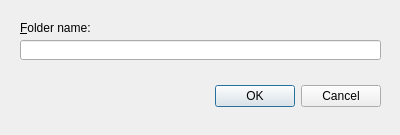
<?xml version="1.0" encoding="UTF-8"?>
<ui version="4.0">
 <class>CWizNewDialog</class>
 <widget class="QDialog" name="CWizNewDialog">
  <property name="geometry">
   <rect>
    <x>0</x>
    <y>0</y>
    <width>400</width>
    <height>135</height>
   </rect>
  </property>
  <property name="sizePolicy">
   <sizepolicy hsizetype="Preferred" vsizetype="Preferred">
    <horstretch>0</horstretch>
    <verstretch>0</verstretch>
   </sizepolicy>
  </property>
  <property name="windowTitle">
   <string>New Folder</string>
  </property>
  <widget class="QLineEdit" name="editInput">
   <property name="geometry">
    <rect>
     <x>20</x>
     <y>40</y>
     <width>361</width>
     <height>20</height>
    </rect>
   </property>
  </widget>
  <widget class="QLabel" name="labelHint">
   <property name="geometry">
    <rect>
     <x>20</x>
     <y>20</y>
     <width>171</width>
     <height>16</height>
    </rect>
   </property>
   <property name="text">
    <string>&amp;Folder name:</string>
   </property>
   <property name="buddy">
    <cstring>editInput</cstring>
   </property>
  </widget>
  <widget class="QDialogButtonBox" name="buttonBox">
   <property name="geometry">
    <rect>
     <x>40</x>
     <y>80</y>
     <width>341</width>
     <height>32</height>
    </rect>
   </property>
   <property name="orientation">
    <enum>Qt::Horizontal</enum>
   </property>
   <property name="standardButtons">
    <set>QDialogButtonBox::Cancel|QDialogButtonBox::Ok</set>
   </property>
  </widget>
 </widget>
 <tabstops>
  <tabstop>editInput</tabstop>
 </tabstops>
 <resources/>
 <connections>
  <connection>
   <sender>buttonBox</sender>
   <signal>accepted()</signal>
   <receiver>CWizNewDialog</receiver>
   <slot>accept()</slot>
   <hints>
    <hint type="sourcelabel">
     <x>248</x>
     <y>254</y>
    </hint>
    <hint type="destinationlabel">
     <x>157</x>
     <y>274</y>
    </hint>
   </hints>
  </connection>
  <connection>
   <sender>buttonBox</sender>
   <signal>rejected()</signal>
   <receiver>CWizNewDialog</receiver>
   <slot>reject()</slot>
   <hints>
    <hint type="sourcelabel">
     <x>316</x>
     <y>260</y>
    </hint>
    <hint type="destinationlabel">
     <x>286</x>
     <y>274</y>
    </hint>
   </hints>
  </connection>
 </connections>
</ui>
